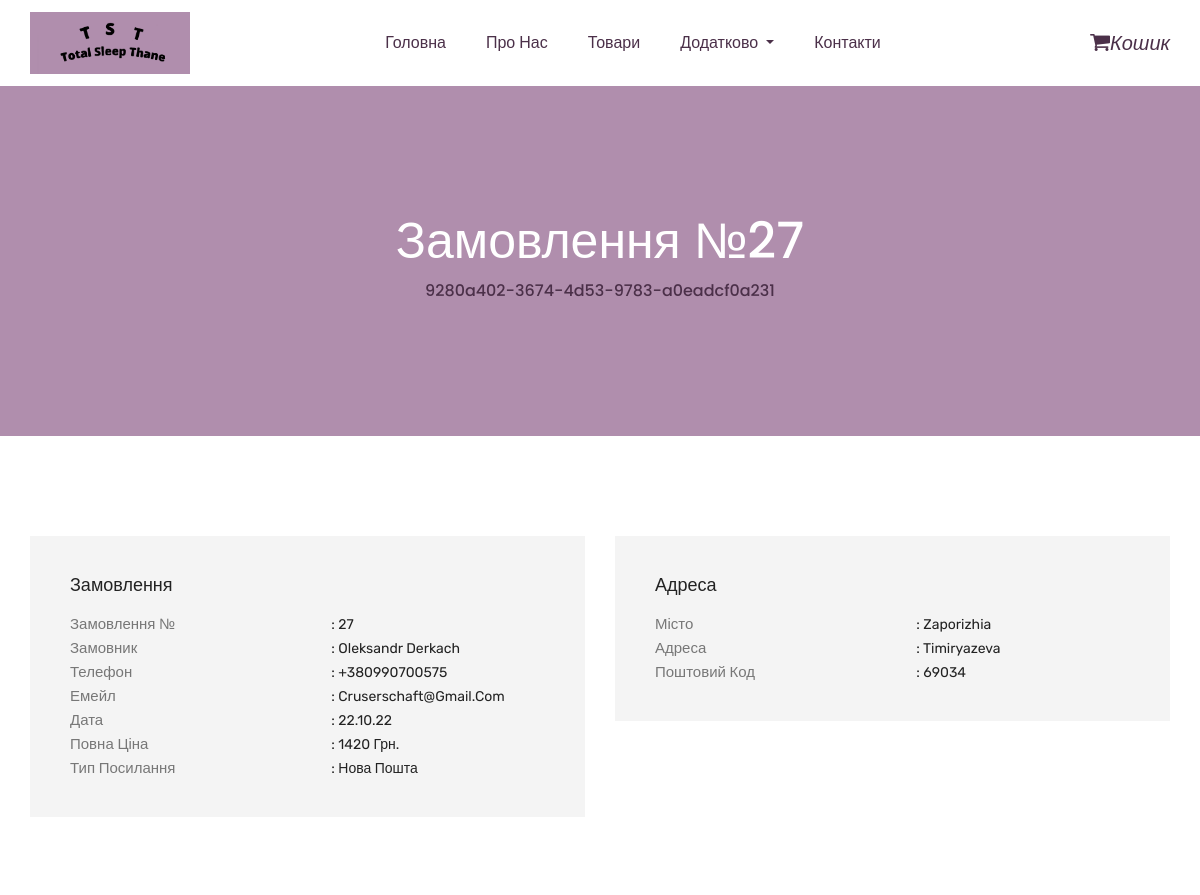
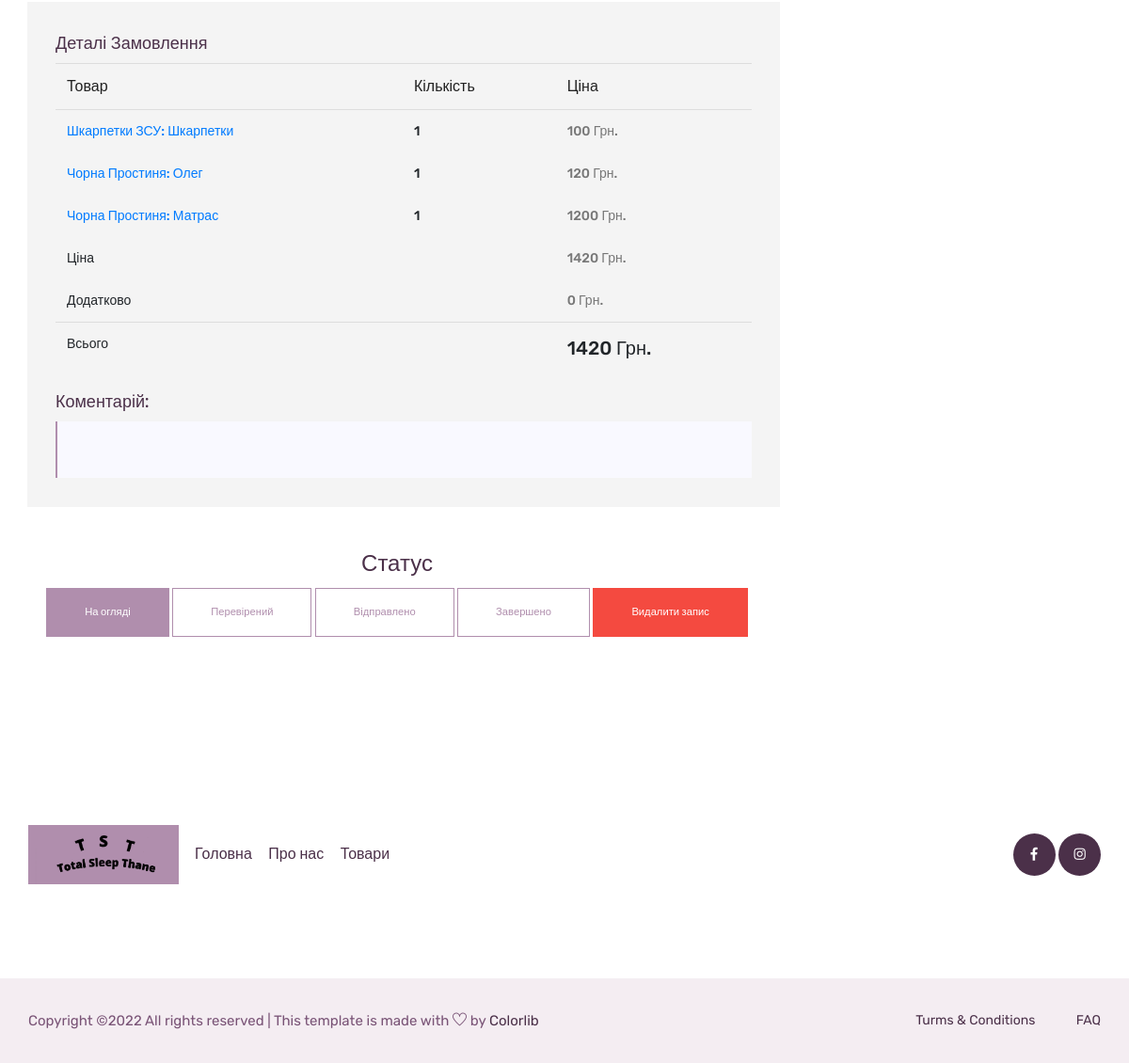
Page /manager/order/27 (signed in) on the committed database (2 pictures, top to bottom).
### order/models.py (models this page shows, shortened)
class Order(models.Model):
    order_open = "open"
    order_verify = "verify"
    order_sent = "sent"
    order_completed = "completed"
    ORDER_CHOICES = [
        (order_open, "На огляді"),
        (order_verify, "Перевірений"),
        (order_sent, "Відправлено"),
        (order_completed, "Завершено"),
    ]
    person_uuid = models.UUIDField(default=uuid.uuid4, verbose_name="Код заказу", blank=True)
    first_name = models.CharField(max_length=50, verbose_name="Ім'я")
    last_name = models.CharField(max_length=50, verbose_name="Прізвище")
    phone = models.CharField(max_length=13, verbose_name="Телефон")
    email = models.CharField(max_length=50, verbose_name="Email")
    city = models.CharField(max_length=50, verbose_name="Місто")
    address = models.CharField(max_length=50, verbose_name="Адреса")
    post = models.ForeignKey(PostType, on_delete=models.PROTECT, verbose_name="Доставка", related_name="+")
    post_number = models.CharField(max_length=5, verbose_name="Відділення", null=True)
    post_code = models.CharField(max_length=5)
    commentary = models.TextField(verbose_name="Коментарій", blank=True)
    order = models.TextField(verbose_name="Замовлення", default="", blank=True)
    status = models.CharField(max_length=10, choices=ORDER_CHOICES, default=order_open, verbose_name="Статус замовлення", blank=True)
    time_create = models.DateTimeField(auto_now_add=True, verbose_name="Дата і час створення")
    time_update = models.DateTimeField(auto_now=True, verbose_name="Дата і час оновлення")
    class Meta:
        verbose_name = verbose_name_plural = "Замовлення"
        ordering = ("time_update", "time_create")

class PostType(models.Model):
    title = models.CharField(max_length=100, verbose_name="Назва")
    order = models.SmallIntegerField(unique=True, verbose_name="Порядок")
    access = models.BooleanField(default=True, verbose_name="Доступ")
    def __str__(self):
        return self.title
    class Meta:
        verbose_name = verbose_name_plural = "Доставка"
        ordering = ('order',)

### product/models.py (models this page shows, shortened)
class ProductSubtype(models.Model):
    parent = models.ForeignKey(Product, on_delete=models.PROTECT, verbose_name="Продукт")
    title = models.CharField(max_length=50, verbose_name="Назва")
    cost = models.IntegerField(verbose_name="Вартість")
    access = models.BooleanField(default=True, verbose_name="Доступ")
    def __str__(self):
        return f"{self.parent.title}: {self.title}"
    class Meta:
        verbose_name_plural = verbose_name = "Вид товару"

class Product(models.Model):
    def get_file_name(self, filename):
        tmp = filename.strip().split('.')[-1]
        filename = f"{uuid.uuid4()}.{tmp}"
        return os.path.join('images/products/', filename)
    title = models.CharField(max_length=100, db_index=True, verbose_name="Назва")
    slug = models.SlugField(max_length=100, unique=True, db_index=True, verbose_name="Тег")
    product_type = models.ForeignKey(ProductType, on_delete=models.PROTECT, verbose_name="Тип")
    about = models.TextField(blank=True, verbose_name="Опис")
    image = models.ImageField(upload_to=get_file_name, verbose_name="Зображення")
    access = models.BooleanField(default=True, verbose_name="Доступ")
    favorite = models.BooleanField(default=False, verbose_name="Обране (на головну)")
    datetime_create = models.DateTimeField(auto_now=True, verbose_name="Дата і час створення/оновлення")
    extra1 = models.ForeignKey(ProductExtra, on_delete=models.PROTECT, verbose_name="Додатково 1", null=True,
                               related_name="+", blank=True)
    extra2 = models.ForeignKey(ProductExtra, on_delete=models.PROTECT, verbose_name="Додатково 2", null=True,
                               related_name="+", blank=True)
    extra3 = models.ForeignKey(ProductExtra, on_delete=models.PROTECT, verbose_name="Додатково 3", null=True,
                               related_name="+", blank=True)
    class Meta:
        verbose_name_plural = verbose_name = "Товари"
        ordering = ("-datetime_create", )

### manager/views.py (the view)
# urls.py: path('order/<int:order_num>', manager_order, name='manager_order'),
@login_required(login_url="/login/")
@user_passes_test(is_manager)
def manager_order(request, order_num):
    person = Order.objects.filter(pk=order_num).first()
    cart = CartWithDict(ast.literal_eval(person.order))
    if not person:
        return render(request, '404.html')
    return render(request, 'manager_order.html',
                  context={
                      'person': person,
                      'cart': cart,
                  })

### cart/cart.py (called while the page is built)
def full_cart(data):
    product_ids = data.keys()
    products = ProductSubtype.objects.filter(id__in=product_ids).select_related('parent')
    cart = data.copy()
    for product in products:
        cart[str(product.id)]['product'] = product
    for item in cart.values():
        item['total_price'] = item['product'].cost * item['quantity']
    return cart

def cart_full_price(data):
    res_extra = 0
    res_all = sum(item['total_price'] for item in data.values())
    for item in data.values():
        if "extra1" in item:
            res_extra += (item['product'].parent.extra1.cost * item['quantity'])
        if "extra2" in item:
            res_extra += (item['product'].parent.extra2.cost * item['quantity'])
        if "extra3" in item:
            res_extra += (item['product'].parent.extra3.cost * item['quantity'])
    return {"all": res_all + res_extra, "extra": res_extra, "products": res_all}

    def __iter__(self):
        for item in self.cart.values():
            yield item

    def get_total_price(self):
        return cart_full_price(self.cart)

### manager/views.py (called while the page is built)
def is_manager(user):
    return user.groups.filter(name="manager").exists()

### manager/templates/manager_order.html (shortened to what this page needs)
{% extends 'index.html' %}
{% block main_content %}
    <section class="breadcrumb_part">
        <div class="container">
            <div class="row">
                <div class="col-lg-12">
                    <div class="breadcrumb_iner">
                        <h2>Замовлення №{{ person.pk }}</h2>
                        <h5>{{ person.person_uuid }}</h5>
                    </div>
                </div>
            </div>
        </div>
    </section>
  <section class="confirmation_part section_padding">
    <div class="container">
      <div class="row">
        <div class="col-lg-6 col-lx-4">
          <div class="single_confirmation_details">
            <h4>Замовлення</h4>
            <ul>
              <li>
                <p>Замовлення №</p><span>: {{ person.pk }}</span>
              </li>
              <li>
                <p>Замовник</p><span>: {{ person.first_name }} {{ person.last_name }}</span>
              </li>
              <li>
                <p>Телефон</p><span>: {{ person.phone }}</span>
              </li>
              <li>
                <p>Емейл</p><span>: {{ person.email }}</span>
              </li>
              <li>
                <p>Дата</p><span>: {{ person.time_create.date|date:'d.m.y' }}</span>
              </li>
              <li>
                <p>Повна ціна</p><span>: {{ cart.get_total_price.all }} грн.</span>
              </li>
              <li>
                <p>Тип посилання</p><span>: {{ person.post }}</span>
              </li>
            </ul>
          </div>
        </div>
        <div class="col-lg-6 col-lx-4">
          <div class="single_confirmation_details">
            <h4>Адреса</h4>
            <ul>
              <li>
                <p>Місто</p><span>: {{ person.city }}</span>
              </li>
              <li>
                <p>Адреса</p><span>: {{ person.address }}</span>
              </li>
              <li>
                <p>Поштовий код</p><span>: {{ person.post_code }}</span>
              </li>
            </ul>
          </div>
        </div>
      <div class="row">
        <div class="col-lg-12">
          <div class="order_details_iner" style="width: 800px; margin-left: 14px">
            <h3>Деталі замовлення</h3>
            <table class="table table-borderless">
              <thead>
                <tr>
                  <th scope="col" colspan="2">Товар</th>
                  <th scope="col">Кількість</th>
                  <th scope="col">Ціна</th>
                </tr>
              </thead>
              <tbody>
                {% for item in cart %}
                <tr>
                  <th colspan="2"><span><a href="{% url 'product_item' item.product.parent.slug %}">{{ item.product }}</a>
                  </span></th>
                  <th>{{ item.quantity }}</th>
                  <th> <span>{{ item.total_price }} грн.</span>
                  </th>
                </tr>
                {% endfor %}
                <tr>
                  <th colspan="3">Ціна</th>
                  <th> <span>{{ cart.get_total_price.products }} грн.</span></th>
                </tr>
                <tr>
                  <th colspan="3">Додатково</th>
                  <th><span>{{ cart.get_total_price.extra }} грн.</span></th>
                </tr>
              </tbody>
              <tfoot>
                <tr>
                  <th scope="col" colspan="3">Всього</th>
                  <th scope="col" style="font-size: 20px">{{ cart.get_total_price.all }} грн.</th>
                </tr>
              </tfoot>
            </table>
          <div class="row">
              <div class="col-lg-12">
                  <h3>Коментарій:</h3>
                  <blockquote class="generic-blockquote">
                  </blockquote>
              </div>
          </div>
          </div>
            <br><br>
            <div class="text-center">
                <h3 class="text-center">Статус</h3>
                {% for item in person.ORDER_CHOICES %}
                    {% if item.0 == person.status %}
                    <a href="{% url 'manager_order_change' person.pk item.0 %}" class="genric-btn primary e-large">{{ item.1 }}</a>
                    {% else %}
                    <a href="{% url 'manager_order_change' person.pk item.0 %}" class="genric-btn primary-border e-large">{{ item.1 }}</a>
                    {% endif %}
                {% endfor %}
                    <a href="{% url 'manager_order_delete' person.pk %}" class="genric-btn danger e-large">Видалити запис</a>
            </div>
          </div>
        </div>
      </div>
    </div>
  </section>
{% endblock %}

### rows in the picture
Order: pk "27", person_uuid "9280a402-3674-4d53-9783-a0eadcf0a231", first_name "Oleksandr", last_name "Derkach", phone "+380990700575", email "Cruserschaft@gmail.com", time_create "22.10.22", post "Нова Пошта", city "Zaporizhia", address "Timiryazeva", post_code "69034"
ProductSubtype: product "Шкарпетки ЗСУ: Шкарпетки", quantity "1", total_price "100"
ProductSubtype: product "Чорна Простиня: Олег", quantity "1", total_price "120"
ProductSubtype: product "Чорна Простиня: Матрас", quantity "1", total_price "1200"

### other values in the picture
{{ cart.get_total_price.all }} "1420"
{{ cart.get_total_price.products }} "1420"
{{ cart.get_total_price.extra }} "0"
{{ item.1 }} "На огляді"
{{ item.1 }} "Перевірений" "Відправлено" "Завершено"
